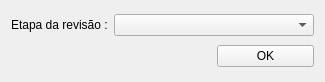
<?xml version="1.0" encoding="UTF-8"?>
<ui version="4.0">
 <class>Form</class>
 <widget class="QWidget" name="Form">
  <property name="geometry">
   <rect>
    <x>0</x>
    <y>0</y>
    <width>325</width>
    <height>82</height>
   </rect>
  </property>
  <property name="windowTitle">
   <string>Form</string>
  </property>
  <layout class="QGridLayout" name="gridLayout">
   <item row="1" column="0" colspan="2">
    <spacer name="horizontalSpacer">
     <property name="orientation">
      <enum>Qt::Horizontal</enum>
     </property>
     <property name="sizeHint" stdset="0">
      <size>
       <width>181</width>
       <height>20</height>
      </size>
     </property>
    </spacer>
   </item>
   <item row="0" column="1" colspan="2">
    <widget class="QComboBox" name="usersCb"/>
   </item>
   <item row="0" column="0">
    <widget class="QLabel" name="label">
     <property name="text">
      <string>Etapa da revisão :</string>
     </property>
    </widget>
   </item>
   <item row="1" column="2">
    <widget class="QPushButton" name="okBtn">
     <property name="text">
      <string>OK</string>
     </property>
    </widget>
   </item>
  </layout>
 </widget>
 <resources/>
 <connections/>
</ui>
